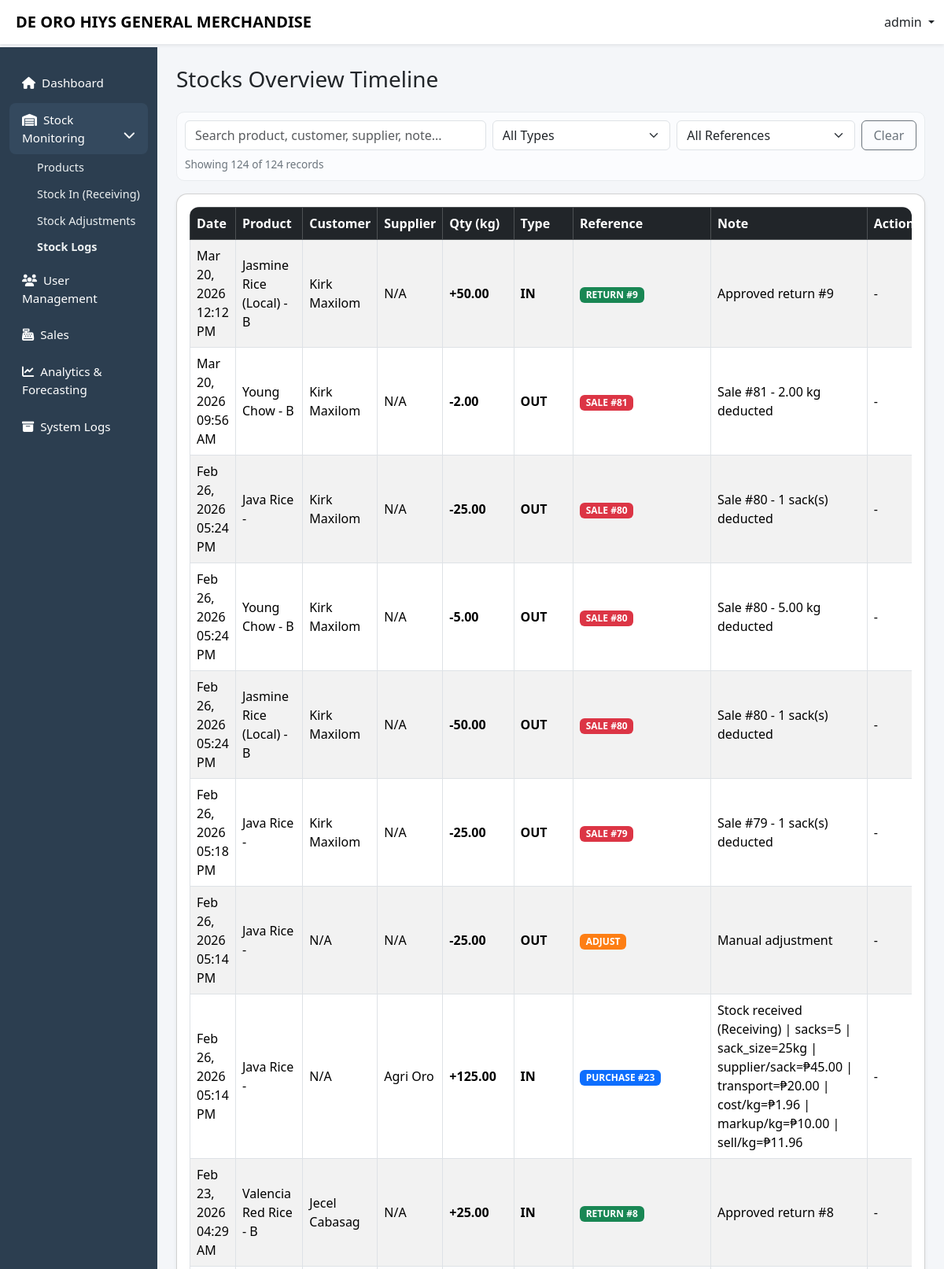
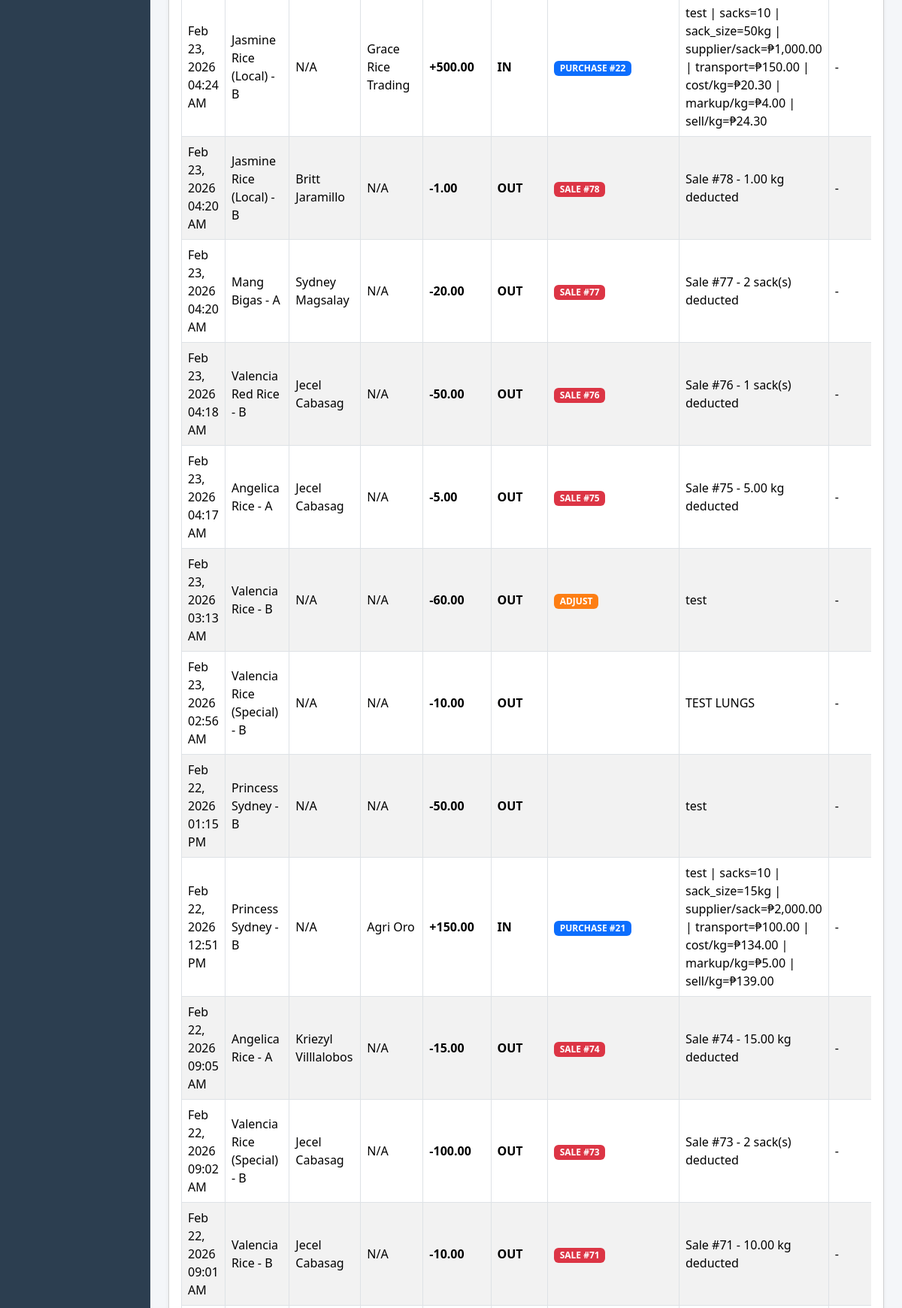
Screenshot of /ricesales_stock_monitoring/capstone/inventory/inventory.php (signed in, upper part) with the database file from the repository (2 pictures, top to bottom).
### tables this page shows
CREATE TABLE `inventory_transactions` (
  `inventTrans_id` int(11) NOT NULL,
  `product_id` int(11) DEFAULT NULL,
  `qty_kg` decimal(10,2) DEFAULT NULL,
  `reference_id` int(11) DEFAULT NULL,
  `reference_type` enum('sale','purchase','return','delivery','adjust') DEFAULT NULL,
  `type` enum('in','out','adjust') DEFAULT NULL,
  `note` text DEFAULT NULL,
  `created_at` timestamp NOT NULL DEFAULT current_timestamp()
);

CREATE TABLE `products` (
  `product_id` int(11) NOT NULL,
  `variety` varchar(100) DEFAULT NULL,
  `grade` enum('A','B') NOT NULL,
  `unit_weight_kg` decimal(10,2) DEFAULT NULL,
  `price_per_sack` decimal(10,2) NOT NULL,
  `price_per_kg` decimal(10,2) NOT NULL,
  `created_at` timestamp NOT NULL DEFAULT current_timestamp(),
  `archived` tinyint(1) NOT NULL DEFAULT 0,
  `stock_kg` decimal(10,2) NOT NULL DEFAULT 0.00
);

CREATE TABLE `customers` (
  `customer_id` int(11) NOT NULL,
  `first_name` varchar(50) DEFAULT NULL,
  `last_name` varchar(50) DEFAULT NULL,
  `phone` varchar(20) DEFAULT NULL,
  `address` text DEFAULT NULL,
  `created_at` timestamp NOT NULL DEFAULT current_timestamp()
);

CREATE TABLE `suppliers` (
  `supplier_id` int(11) NOT NULL,
  `name` varchar(100) NOT NULL,
  `phone` varchar(20) DEFAULT NULL,
  `address` text DEFAULT NULL,
  `created_at` timestamp NOT NULL DEFAULT current_timestamp(),
  `status` enum('active','inactive') DEFAULT 'active',
  `contact` varchar(50) DEFAULT NULL
);

### ricesales_stock_monitoring/capstone/inventory/inventory.php (the view, shortened to what this page needs)
<?php
$username = $_SESSION['username'] ?? 'User';
include '../config/db.php';
?>
<!DOCTYPE html>
<html lang="en">
<head>
<link href="https://cdn.jsdelivr.net/npm/bootstrap@5.3.2/dist/css/bootstrap.min.css" rel="stylesheet">
<link href="https://cdnjs.cloudflare.com/ajax/libs/font-awesome/6.5.1/css/all.min.css" rel="stylesheet">
</head>
<body>
<nav class="navbar navbar-expand-lg navbar-light bg-white shadow-sm fixed-top">
  <div class="container-fluid">
    <span class="navbar-brand fw-bold ms-2">DE ORO HIYS GENERAL MERCHANDISE</span>
    <div class="ms-auto dropdown">
      <a class="nav-link dropdown-toggle" data-bs-toggle="dropdown" href="#">
        <?= htmlspecialchars($username) ?>
      </a>
    </div>
  </div>
</nav>
<div class="container-fluid">
<div class="row">
<nav id="sidebarMenu" class="col-lg-2 d-lg-block sidebar collapse">
<div class="pt-4">
<ul class="nav flex-column gap-1">
<li class="nav-item"><a class="nav-link" href="../admin/dashboard.php"><i class="fas fa-home me-2"></i>Dashboard</a></li>
<li class="nav-item">
  <a class="nav-link active" data-bs-toggle="collapse" href="#inventoryMenu">
    <i class="fas fa-warehouse me-2"></i>Stock Monitoring
    <i class="fas fa-chevron-down float-end"></i>
  </a>
  <div class="collapse show submenu" id="inventoryMenu">
    <a href="../admin/products.php">Products</a>
    <a href="../inventory/add_stock.php">Stock In (Receiving)</a>
    <a href="../inventory/adjust_stock.php">Stock Adjustments</a>
    <a href="../inventory/inventory.php" class="fw-bold">Stock Logs</a>
  </div>
</li>
<li class="nav-item"><a class="nav-link" href="../admin/users.php"><i class="fas fa-users me-2"></i>User Management</a></li>
<li class="nav-item"><a class="nav-link" href="../admin/sales.php"><i class="fas fa-cash-register me-2"></i>Sales</a></li>
<li class="nav-item"><a class="nav-link" href="../admin/analytics.php"><i class="fas fa-chart-line me-2"></i>Analytics & Forecasting</a></li>
<li class="nav-item"><a class="nav-link" href="../admin/system_logs.php"><i class="fas fa-archive me-2"></i>System Logs</a></li>
</ul>
</div>
</nav>
<main class="col-lg-10 ms-auto main-content">
<div class="container-fluid py-4">
<h3 class="mb-4">Stocks Overview Timeline</h3>
<div class="toolbar mb-3">
  <div class="row g-2">
    <div class="col-md-5">
      <input type="text" id="logSearch" class="form-control" placeholder="Search product, customer, supplier, note...">
    </div>
    <div class="col-md-3">
      <select id="typeFilter" class="form-select">
        <option value="">All Types</option>
      </select>
    </div>
    <div class="col-md-3">
      <select id="refFilter" class="form-select">
        <option value="">All References</option>
      </select>
    </div>
    <div class="col-md-1 d-grid">
      <button type="button" id="clearFilter" class="btn btn-outline-secondary">Clear</button>
    </div>
  </div>
  <div class="table-note mt-2">
    Showing <span id="visibleCount">0</span> of <span id="totalCount">0</span> records
  </div>
</div>
<div class="card modern-card shadow-sm">
<div class="card-body">
<div class="table-wrap">
<table class="table table-striped table-bordered align-middle mb-0" id="inventoryTable">
<thead class="table-dark">
<tr>
  <th>Date</th>
  <th>Product</th>
  <th>Customer</th>
  <th>Supplier</th>
  <th>Qty (kg)</th>
  <th>Type</th>
  <th>Reference</th>
  <th>Note</th>
  <th>Action</th>
</tr>
</thead>
<tbody>
<?php
$sql = "
SELECT
    it.*,
    p.variety,
    p.grade,
    r.return_id,
    r.status AS return_status,
    sa.sale_id,
    c.first_name,
    c.last_name,
    -- ✅ Return customer (via returns.sale_id -> sales -> customers)
    sa_r.sale_id AS return_sale_id,
    c_r.first_name AS return_first_name,
    c_r.last_name  AS return_last_name,
    pu.purchases_id,
    sup.name AS supplier_name
FROM inventory_transactions it
LEFT JOIN products p ON it.product_id = p.product_id
LEFT JOIN returns r
    ON it.reference_type='return' AND it.reference_id = r.return_id
LEFT JOIN sales sa
    ON it.reference_type='sale' AND it.reference_id = sa.sale_id
LEFT JOIN customers c
    ON sa.customer_id = c.customer_id
LEFT JOIN sales sa_r
    ON r.sale_id = sa_r.sale_id
LEFT JOIN customers c_r
    ON sa_r.customer_id = c_r.customer_id
LEFT JOIN purchases pu
    ON it.reference_type='purchase' AND it.reference_id = pu.purchases_id
LEFT JOIN suppliers sup
    ON pu.supplier_id = sup.supplier_id
ORDER BY it.created_at DESC
";
$result = $conn->query($sql);
while($row = $result->fetch_assoc()){
    $date = date("M d, Y h:i A", strtotime($row['created_at']));
    $product = trim(($row['variety'] ?? '')." - ".($row['grade'] ?? ''));
    if($product === "-") $product = "N/A";
    $customer = "N/A";
    if(!empty($row['first_name'])){
        $customer = $row['first_name']." ".$row['last_name'];
    } elseif(!empty($row['return_first_name'])){
        $customer = $row['return_first_name']." ".$row['return_last_name'];
    }
    $type = strtolower(trim($row['type'] ?? ''));
    $isIn = ($type === 'in');
    $ref = strtoupper(trim($row['reference_type'] ?? ''));
    $qtyNum = (float)($row['qty_kg'] ?? 0);
    if($type === 'adjust'){
        $qty = ($qtyNum >= 0 ? '+' : '-') . number_format(abs($qtyNum), 2);
    } else {
        $qty = ($isIn ? '+' : '-') . number_format(abs($qtyNum), 2);
    }
    $qtyClass = $isIn ? "qty-in" : "qty-out";
    if($type === 'adjust') $qtyClass = "type-adjust";
    $typeText = strtoupper($type);
    if($type === 'adjust') $typeClass = "type-adjust";
    else $typeClass = $isIn ? "type-in" : "type-out";
    $supplier = (!empty($row['supplier_name'])) ? $row['supplier_name'] : 'N/A';
    $showSupplier = ($isIn && $ref === "PURCHASE") ? $supplier : "N/A";
    $refBadge = "";
    if($ref === "RETURN") $refBadge = "<span class='badge badge-return'>RETURN #".(int)$row['reference_id']."</span>";
    else if($ref === "SALE") $refBadge = "<span class='badge badge-sale'>SALE #".(int)$row['reference_id']."</span>";
    else if($ref === "PURCHASE") $refBadge = "<span class='badge badge-purchase'>PURCHASE #".(int)$row['reference_id']."</span>";
    else if($ref === "ADJUST") $refBadge = "<span class='badge badge-adjust'>ADJUST</span>";
    else $refBadge = "<span class='badge bg-secondary'>".$ref."</span>";
    $noteRaw = (string)($row['note'] ?? '');
    $note = htmlspecialchars($noteRaw);
    $searchBlob = strtolower($product . " " . $customer . " " . $showSupplier . " " . $noteRaw);
    $safeSearchBlob = htmlspecialchars($searchBlob, ENT_QUOTES);
    $safeType = htmlspecialchars($type, ENT_QUOTES);
    $safeRef = htmlspecialchars(strtolower($ref), ENT_QUOTES);
    echo "<tr data-type='{$safeType}' data-ref='{$safeRef}' data-search='{$safeSearchBlob}'>
        <td>{$date}</td>
        <td>".htmlspecialchars($product)."</td>
        <td>".htmlspecialchars($customer)."</td>
        <td>".htmlspecialchars($showSupplier)."</td>
        <td class='{$qtyClass}'>{$qty}</td>
        <td class='{$typeClass}'>{$typeText}</td>
        <td>{$refBadge}</td>
        <td>{$note}</td>
        <td>";
    if($ref === "RETURN" && isset($row['return_id']) && strtolower($row['return_status'] ?? '') === 'pending'){
        echo "<form method='POST' class='m-0'>
                <input type='hidden' name='return_id' value='".(int)$row['return_id']."'>
                <button type='submit' name='approve_return' class='btn btn-sm btn-success'>Approve</button>
              </form>";
    } else {
        echo "-";
    }
    echo "</td></tr>";
}
?>
</tbody>
</table>
</div>
</div>
</div>
</div>
</main>
</div>
</div>
</body>
</html>

### ricesales_stock_monitoring/capstone/inventory/inventory.php (style rules this page uses)
body { background:#f4f6f9; padding-top: 60px; }
.sidebar { min-height:100vh; background:#2c3e50; padding-top: 0px; }
.sidebar .nav-link { color:#fff; padding:10px 16px; border-radius:8px; font-size:.95rem; }
.sidebar .nav-link:hover, .sidebar .nav-link.active { background:#34495e; }
.sidebar .submenu { padding-left:35px; }
.sidebar .submenu a { font-size:.9rem; padding:6px 0; display:block; color:#ecf0f1; text-decoration:none; }
.modern-card { border-radius:14px; box-shadow:0 6px 16px rgba(0,0,0,.12); transition:.3s; }
.main-content { padding-top:0px; }
.table td, .table th { padding:0.5rem; vertical-align: middle; }
.table thead th { position: sticky; top: 0; z-index: 2; white-space: nowrap; }
.table-wrap { max-height: 70vh; overflow: auto; border-radius: 12px; }
.qty-in { color:#198754; font-weight:700; }
.qty-out { color:#dc3545; font-weight:700; }
.toolbar { border: 1px solid #e9ecef; border-radius: 10px; padding: 10px; background: #fbfcfe; }
.table-note { font-size: .85rem; color: #6c757d; }
.badge-return { background-color:#198754; }
.badge-sale { background-color:#dc3545; }
.badge-purchase { background-color:#0d6efd; }
.badge-adjust { background-color:#fd7e14; }
.type-in { color:#198754; font-weight:700; }
.type-out { color:#dc3545; font-weight:700; }

### rows the page displays
inventory_transactions: created_at "Mar 20, 2026 12:12 PM", product.grade "Jasmine Rice (Local) - B", customers.first_name+last_name "Kirk Maxilom", showSupplier "N/A", qty "+50.00", type "IN", reference "9", note "Approved return #9"
inventory_transactions: created_at "Mar 20, 2026 09:56 AM", product.grade "Young Chow - B", customers.first_name+last_name "Kirk Maxilom", type "N/A", qty "-2.00", type "OUT", reference "81", note "Sale #81 - 2.00 kg deducted"
inventory_transactions: created_at "Feb 26, 2026 05:24 PM", product.grade "Java Rice -", customers.first_name+last_name "Kirk Maxilom", type "N/A", qty "-25.00", type "OUT", reference "80", note "Sale #80 - 1 sack(s) deducted"
inventory_transactions: created_at "Feb 26, 2026 05:24 PM", product.grade "Young Chow - B", customers.first_name+last_name "Kirk Maxilom", type "N/A", qty "-5.00", type "OUT", reference "80", note "Sale #80 - 5.00 kg deducted"
inventory_transactions: created_at "Feb 26, 2026 05:24 PM", product.grade "Jasmine Rice (Local) - B", customers.first_name+last_name "Kirk Maxilom", type "N/A", qty "-50.00", type "OUT", reference "80", note "Sale #80 - 1 sack(s) deducted"
inventory_transactions: created_at "Feb 26, 2026 05:18 PM", product.grade "Java Rice -", customers.first_name+last_name "Kirk Maxilom", type "N/A", qty "-25.00", type "OUT", reference "79", note "Sale #79 - 1 sack(s) deducted"
inventory_transactions: created_at "Feb 26, 2026 05:14 PM", product.grade "Java Rice -", customer "N/A", type "N/A", qty "-25.00", type "OUT", reference_type "ADJUST", note "Manual adjustment"
inventory_transactions: created_at "Feb 26, 2026 05:14 PM", product.grade "Java Rice -", customer "N/A", suppliers.name "Agri Oro", qty "+125.00", type "IN", reference "23", note "Stock received (Receiving) | sacks=5 | sack_size=25kg | supplier/sack=₱45.00 | transport=₱20.00 | cost/kg=₱1.96 | markup/kg=₱10.00 | sell/kg=₱11.96"
inventory_transactions: created_at "Feb 23, 2026 04:29 AM", product.grade "Valencia Red Rice - B", customers.first_name+last_name "Jecel Cabasag", showSupplier "N/A", qty "+25.00", type "IN", reference "8", note "Approved return #8"
inventory_transactions: created_at "Feb 23, 2026 04:24 AM", product.grade "Jasmine Rice (Local) - B", customer "N/A", suppliers.name "Grace Rice Trading", qty "+500.00", type "IN", reference "22", note "test | sacks=10 | sack_size=50kg | supplier/sack=₱1,000.00 | transport=₱150.00 | cost/kg=₱20.30 | markup/kg=₱4.00 | sell/kg=₱24.30"
inventory_transactions: created_at "Feb 23, 2026 04:20 AM", product.grade "Jasmine Rice (Local) - B", customers.first_name+last_name "Britt Jaramillo", type "N/A", qty "-1.00", type "OUT", reference "78", note "Sale #78 - 1.00 kg deducted"
inventory_transactions: created_at "Feb 23, 2026 04:20 AM", product.grade "Mang Bigas - A", customers.first_name+last_name "Sydney Magsalay", type "N/A", qty "-20.00", type "OUT", reference "77", note "Sale #77 - 2 sack(s) deducted"
inventory_transactions: created_at "Feb 23, 2026 04:18 AM", product.grade "Valencia Red Rice - B", customers.first_name+last_name "Jecel Cabasag", type "N/A", qty "-50.00", type "OUT", reference "76", note "Sale #76 - 1 sack(s) deducted"
inventory_transactions: created_at "Feb 23, 2026 04:17 AM", product.grade "Angelica Rice - A", customers.first_name+last_name "Jecel Cabasag", type "N/A", qty "-5.00", type "OUT", reference "75", note "Sale #75 - 5.00 kg deducted"
inventory_transactions: created_at "Feb 23, 2026 03:13 AM", product.grade "Valencia Rice - B", customer "N/A", type "N/A", qty "-60.00", type "OUT", reference_type "ADJUST", note "test"
inventory_transactions: created_at "Feb 23, 2026 02:56 AM", product.grade "Valencia Rice (Special) - B", customer "N/A", type "N/A", qty "-10.00", type "OUT", note "TEST LUNGS"
inventory_transactions: created_at "Feb 22, 2026 01:15 PM", product.grade "Princess Sydney - B", customer "N/A", type "N/A", qty "-50.00", type "OUT", note "test"
inventory_transactions: created_at "Feb 22, 2026 12:51 PM", product.grade "Princess Sydney - B", customer "N/A", suppliers.name "Agri Oro", qty "+150.00", type "IN", reference "21", note "test | sacks=10 | sack_size=15kg | supplier/sack=₱2,000.00 | transport=₱100.00 | cost/kg=₱134.00 | markup/kg=₱5.00 | sell/kg=₱139.00"
inventory_transactions: created_at "Feb 22, 2026 09:05 AM", product.grade "Angelica Rice - A", customers.first_name+last_name "Kriezyl Villlalobos", type "N/A", qty "-15.00", type "OUT", reference "74", note "Sale #74 - 15.00 kg deducted"
inventory_transactions: created_at "Feb 22, 2026 09:02 AM", product.grade "Valencia Rice (Special) - B", customers.first_name+last_name "Jecel Cabasag", type "N/A", qty "-100.00", type "OUT", reference "73", note "Sale #73 - 2 sack(s) deducted"
inventory_transactions: created_at "Feb 22, 2026 09:01 AM", product.grade "Valencia Rice - B", customers.first_name+last_name "Jecel Cabasag", type "N/A", qty "-10.00", type "OUT", reference "71", note "Sale #71 - 10.00 kg deducted"

### other values shown
$username "admin"
